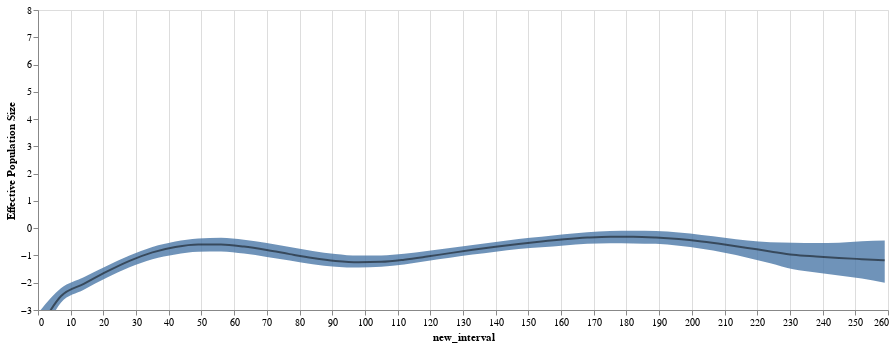

Notebook code cell kept with this figure:
### Code cell
#plot
range_ = ['#EEC060', '#2664A5', '#A76BB1', "#EEA160", "#356D4C"]
log_line_ne = alt.Chart(test).mark_area(interpolate='monotone', opacity = 0.8, clip = True).encode(
    alt.X('new_interval', ),
    alt.Y('upper_hpd_log_50_MA',axis=alt.Axis(title="Effective Population Size", grid=False), scale = alt.Scale(domain=[-3,8])),
    alt.Y2('lower_hpd_log_50_MA' ),
    
).properties(
    width=850,
    height=300
)
log_band_ne = alt.Chart(test).mark_line(interpolate='monotone', opacity = 0.5, clip = True, color = "black").encode(
    alt.X('new_interval', ),
    alt.Y('median_Ne_log_MA',axis=alt.Axis(title="Effective Population Size", grid=False)),#,scale=alt.Scale(domain=(0, 13))),

    
).properties(
    width=850,
    height=300
)

log_line_ne  + log_band_ne

### Figure 1 — Vega-Lite specification as saved in the notebook (floating-point values rounded to 4 significant figures)
{"config": {"view": {"continuousWidth": 400, "continuousHeight": 300}}, "layer": [{"mark": {"type": "area", "clip": true, "interpolate": "monotone", "opacity": 0.8}, "encoding": {"x": {"field": "new_interval", "type": "quantitative"}, "y": {"axis": {"grid": false, "title": "Effective Population Size"}, "field": "upper_hpd_log_50_MA", "scale": {"domain": [-3, 8]}, "type": "quantitative"}, "y2": {"field": "lower_hpd_log_50_MA"}}, "height": 300, "width": 850}, {"mark": {"type": "line", "clip": true, "color": "black", "interpolate": "monotone", "opacity": 0.5}, "encoding": {"x": {"field": "new_interval", "type": "quantitative"}, "y": {"axis": {"grid": false, "title": "Effective Population Size"}, "field": "median_Ne_log_MA", "type": "quantitative"}}, "height": 300, "width": 850}], "data": {"name": "data-da9da0bd3e3af3b3a84f6a3a97c9a08d"}, "$schema": "https://vega.github.io/schema/vega-lite/v4.17.0.json", "datasets": {"data-da9da0bd3e3af3b3a84f6a3a97c9a08d": [{"interval": "1", "mean_Ne_log": -1.131, "mean_Ne_linear": 0.8878, "median_Ne_log": -1.179, "median_Ne_linear": 0.3077, "upper_hpd_log_95": 1.382, "lower_hpd_log_95": -3.509, "upper_hpd_log_50": -0.456, "lower_hpd_log_50": -2.004, "upper_hpd_linear": 3.983, "lower_hpd_linear": 0.02993, "upper_hpd_linear_50": 0.6338, "lower_hpd_linear_50": 0.1348, "days": 7, "date": "2023-01-07T00:00:00", "new_interval": 259, "mean_Ne_log_MA": -1.131, "mean_Ne_linear_MA": 0.8878, "median_Ne_linear_MA": 0.3077, "median_Ne_log_MA": -1.179, "upper_hpd_log_50_MA": -0.456, "lower_hpd_log_50_MA": -2.004, "upper_hpd_linear_50_MA": 0.6338, "lower_hpd_linear_50_MA": 0.1348, "lower_hpd_linear_MA": 0.02993, "upper_hpd_linear_MA": 3.983}, {"interval": "2", "mean_Ne_log": -1.055, "mean_Ne_linear": 0.5726, "median_Ne_log": -1.091, "median_Ne_linear": 0.3358, "upper_hpd_log_95": 0.7618, "lower_hpd_log_95": -2.852, "upper_hpd_log_50": -0.5013, "lower_hpd_log_50": -1.682, "upper_hpd_linear": 2.142, "lower_hpd_linear": 0.05774, "upper_hpd_linear_50": 0.6057, "lower_hpd_linear_50": 0.186, "days": 14, "date": "2022-12-31T00:00:00", "new_interval": 252, "mean_Ne_log_MA": -1.093, "mean_Ne_linear_MA": 0.7302, "median_Ne_linear_MA": 0.3217, "median_Ne_log_MA": -1.135, "upper_hpd_log_50_MA": -0.4786, "lower_hpd_log_50_MA": -1.843, "upper_hpd_linear_50_MA": 0.6198, "lower_hpd_linear_50_MA": 0.1604, "lower_hpd_linear_MA": 0.04384, "upper_hpd_linear_MA": 3.062}, {"interval": "3", "mean_Ne_log": -0.9716, "mean_Ne_linear": 0.4898, "median_Ne_log": -0.998, "median_Ne_linear": 0.3686, "upper_hpd_log_95": 0.3855, "lower_hpd_log_95": -2.255, "upper_hpd_log_50": -0.6344, "lower_hpd_log_50": -1.516, "upper_hpd_linear": 1.47, "lower_hpd_linear": 0.1049, "upper_hpd_linear_50": 0.5303, "lower_hpd_linear_50": 0.2195, "days": 21, "date": "2022-12-24T00:00:00", "new_interval": 245, "mean_Ne_log_MA": -1.053, "mean_Ne_linear_MA": 0.65, "median_Ne_linear_MA": 0.3374, "median_Ne_log_MA": -1.089, "upper_hpd_log_50_MA": -0.5306, "lower_hpd_log_50_MA": -1.734, "upper_hpd_linear_50_MA": 0.5899, "lower_hpd_linear_50_MA": 0.1801, "lower_hpd_linear_MA": 0.06418, "upper_hpd_linear_MA": 2.532}, {"interval": "4", "mean_Ne_log": -0.8572, "mean_Ne_linear": 0.4923, "median_Ne_log": -0.8738, "median_Ne_linear": 0.4174, "upper_hpd_log_95": 0.1715, "lower_hpd_log_95": -1.884, "upper_hpd_log_50": -0.5978, "lower_hpd_log_50": -1.297, "upper_hpd_linear": 1.187, "lower_hpd_linear": 0.152, "upper_hpd_linear_50": 0.55, "lower_hpd_linear_50": 0.2734, "days": 28, "date": "2022-12-17T00:00:00", "new_interval": 238, "mean_Ne_log_MA": -1.004, "mean_Ne_linear_MA": 0.6106, "median_Ne_linear_MA": 0.3574, "median_Ne_log_MA": -1.035, "upper_hpd_log_50_MA": -0.5474, "lower_hpd_log_50_MA": -1.625, "upper_hpd_linear_50_MA": 0.58, "lower_hpd_linear_50_MA": 0.2034, "lower_hpd_linear_MA": 0.08612, "upper_hpd_linear_MA": 2.196}, {"interval": "5", "mean_Ne_log": -0.7067, "mean_Ne_linear": 0.5462, "median_Ne_log": -0.7219, "median_Ne_linear": 0.4858, "upper_hpd_log_95": 0.1959, "lower_hpd_log_95": -1.531, "upper_hpd_log_50": -0.4676, "lower_hpd_log_50": -1.044, "upper_hpd_linear": 1.216, "lower_hpd_linear": 0.2163, "upper_hpd_linear_50": 0.6265, "lower_hpd_linear_50": 0.352, "days": 35, "date": "2022-12-10T00:00:00", "new_interval": 231, "mean_Ne_log_MA": -0.9443, "mean_Ne_linear_MA": 0.5977, "median_Ne_linear_MA": 0.383, "median_Ne_log_MA": -0.9728, "upper_hpd_log_50_MA": -0.5314, "lower_hpd_log_50_MA": -1.509, "upper_hpd_linear_50_MA": 0.5893, "lower_hpd_linear_50_MA": 0.2331, "lower_hpd_linear_MA": 0.1122, "upper_hpd_linear_MA": 2.0}, {"interval": "6", "mean_Ne_log": -0.5517, "mean_Ne_linear": 0.6246, "median_Ne_log": -0.5709, "median_Ne_linear": 0.565, "upper_hpd_log_95": 0.2105, "lower_hpd_log_95": -1.328, "upper_hpd_log_50": -0.3762, "lower_hpd_log_50": -0.8931, "upper_hpd_linear": 1.234, "lower_hpd_linear": 0.2651, "upper_hpd_linear_50": 0.6864, "lower_hpd_linear_50": 0.4094, "days": 42, "date": "2022-12-03T00:00:00", "new_interval": 224, "mean_Ne_log_MA": -0.8284, "mean_Ne_linear_MA": 0.5451, "median_Ne_linear_MA": 0.4345, "median_Ne_log_MA": -0.8512, "upper_hpd_log_50_MA": -0.5155, "lower_hpd_log_50_MA": -1.286, "upper_hpd_linear_50_MA": 0.5998, "lower_hpd_linear_50_MA": 0.2881, "lower_hpd_linear_MA": 0.1592, "upper_hpd_linear_MA": 1.45}, {"interval": "7", "mean_Ne_log": -0.437, "mean_Ne_linear": 0.6941, "median_Ne_log": -0.452, "median_Ne_linear": 0.6363, "upper_hpd_log_95": 0.3364, "lower_hpd_log_95": -1.128, "upper_hpd_log_50": -0.1738, "lower_hpd_log_50": -0.664, "upper_hpd_linear": 1.4, "lower_hpd_linear": 0.3236, "upper_hpd_linear_50": 0.8404, "lower_hpd_linear_50": 0.5148, "days": 49, "date": "2022-11-26T00:00:00", "new_interval": 217, "mean_Ne_log_MA": -0.7048, "mean_Ne_linear_MA": 0.5694, "median_Ne_linear_MA": 0.4946, "median_Ne_log_MA": -0.7233, "upper_hpd_log_50_MA": -0.45, "lower_hpd_log_50_MA": -1.083, "upper_hpd_linear_50_MA": 0.6467, "lower_hpd_linear_50_MA": 0.3538, "lower_hpd_linear_MA": 0.2124, "upper_hpd_linear_MA": 1.302}, {"interval": "8", "mean_Ne_log": -0.36, "mean_Ne_linear": 0.7475, "median_Ne_log": -0.3685, "median_Ne_linear": 0.6918, "upper_hpd_log_95": 0.3989, "lower_hpd_log_95": -1.018, "upper_hpd_log_50": -0.1286, "lower_hpd_log_50": -0.6112, "upper_hpd_linear": 1.49, "lower_hpd_linear": 0.3614, "upper_hpd_linear_50": 0.8793, "lower_hpd_linear_50": 0.5427, "days": 56, "date": "2022-11-19T00:00:00", "new_interval": 210, "mean_Ne_log_MA": -0.5825, "mean_Ne_linear_MA": 0.621, "median_Ne_linear_MA": 0.5593, "median_Ne_log_MA": -0.5974, "upper_hpd_log_50_MA": -0.3488, "lower_hpd_log_50_MA": -0.9019, "upper_hpd_linear_50_MA": 0.7165, "lower_hpd_linear_50_MA": 0.4184, "lower_hpd_linear_MA": 0.2637, "upper_hpd_linear_MA": 1.306}, {"interval": "9", "mean_Ne_log": -0.3096, "mean_Ne_linear": 0.7858, "median_Ne_log": -0.3212, "median_Ne_linear": 0.7253, "upper_hpd_log_95": 0.4072, "lower_hpd_log_95": -1.03, "upper_hpd_log_50": -0.09988, "lower_hpd_log_50": -0.566, "upper_hpd_linear": 1.503, "lower_hpd_linear": 0.3569, "upper_hpd_linear_50": 0.9049, "lower_hpd_linear_50": 0.5678, "days": 63, "date": "2022-11-12T00:00:00", "new_interval": 203, "mean_Ne_log_MA": -0.473, "mean_Ne_linear_MA": 0.6797, "median_Ne_linear_MA": 0.6208, "median_Ne_log_MA": -0.4869, "upper_hpd_log_50_MA": -0.2492, "lower_hpd_log_50_MA": -0.7557, "upper_hpd_linear_50_MA": 0.7875, "lower_hpd_linear_50_MA": 0.4773, "lower_hpd_linear_MA": 0.3047, "upper_hpd_linear_MA": 1.369}, {"interval": "10", "mean_Ne_log": -0.2703, "mean_Ne_linear": 0.8171, "median_Ne_log": -0.2831, "median_Ne_linear": 0.7534, "upper_hpd_log_95": 0.4303, "lower_hpd_log_95": -0.9899, "upper_hpd_log_50": -0.03468, "lower_hpd_log_50": -0.4962, "upper_hpd_linear": 1.538, "lower_hpd_linear": 0.3716, "upper_hpd_linear_50": 0.9659, "lower_hpd_linear_50": 0.6089, "days": 70, "date": "2022-11-05T00:00:00", "new_interval": 196, "mean_Ne_log_MA": -0.3857, "mean_Ne_linear_MA": 0.7338, "median_Ne_linear_MA": 0.6744, "median_Ne_log_MA": -0.3991, "upper_hpd_log_50_MA": -0.1626, "lower_hpd_log_50_MA": -0.6461, "upper_hpd_linear_50_MA": 0.8554, "lower_hpd_linear_50_MA": 0.5287, "lower_hpd_linear_MA": 0.3357, "upper_hpd_linear_MA": 1.433}, {"interval": "11", "mean_Ne_log": -0.2522, "mean_Ne_linear": 0.8328, "median_Ne_log": -0.2788, "median_Ne_linear": 0.7567, "upper_hpd_log_95": 0.4727, "lower_hpd_log_95": -0.9609, "upper_hpd_log_50": -0.07513, "lower_hpd_log_50": -0.533, "upper_hpd_linear": 1.604, "lower_hpd_linear": 0.3826, "upper_hpd_linear_50": 0.9276, "lower_hpd_linear_50": 0.5869, "days": 77, "date": "2022-10-29T00:00:00", "new_interval": 189, "mean_Ne_log_MA": -0.3258, "mean_Ne_linear_MA": 0.7755, "median_Ne_linear_MA": 0.7127, "median_Ne_log_MA": -0.3407, "upper_hpd_log_50_MA": -0.1024, "lower_hpd_log_50_MA": -0.5741, "upper_hpd_linear_50_MA": 0.9036, "lower_hpd_linear_50_MA": 0.5642, "lower_hpd_linear_MA": 0.3592, "upper_hpd_linear_MA": 1.507}, {"interval": "12", "mean_Ne_log": -0.2778, "mean_Ne_linear": 0.8066, "median_Ne_log": -0.3002, "median_Ne_linear": 0.7407, "upper_hpd_log_95": 0.3758, "lower_hpd_log_95": -0.9962, "upper_hpd_log_50": -0.1446, "lower_hpd_log_50": -0.584, "upper_hpd_linear": 1.456, "lower_hpd_linear": 0.3693, "upper_hpd_linear_50": 0.8654, "lower_hpd_linear_50": 0.5576, "days": 84, "date": "2022-10-22T00:00:00", "new_interval": 182, "mean_Ne_log_MA": -0.294, "mean_Ne_linear_MA": 0.798, "median_Ne_linear_MA": 0.7336, "median_Ne_log_MA": -0.3103, "upper_hpd_log_50_MA": -0.09658, "lower_hpd_log_50_MA": -0.5581, "upper_hpd_linear_50_MA": 0.9086, "lower_hpd_linear_50_MA": 0.5728, "lower_hpd_linear_MA": 0.3684, "upper_hpd_linear_MA": 1.518}, {"interval": "13", "mean_Ne_log": -0.3659, "mean_Ne_linear": 0.7308, "median_Ne_log": -0.3712, "median_Ne_linear": 0.6899, "upper_hpd_log_95": 0.2676, "lower_hpd_log_95": -1.006, "upper_hpd_log_50": -0.1565, "lower_hpd_log_50": -0.5681, "upper_hpd_linear": 1.307, "lower_hpd_linear": 0.3656, "upper_hpd_linear_50": 0.8552, "lower_hpd_linear_50": 0.5666, "days": 91, "date": "2022-10-15T00:00:00", "new_interval": 175, "mean_Ne_log_MA": -0.2951, "mean_Ne_linear_MA": 0.7946, "median_Ne_linear_MA": 0.7332, "median_Ne_log_MA": -0.3109, "upper_hpd_log_50_MA": -0.1022, "lower_hpd_log_50_MA": -0.5495, "upper_hpd_linear_50_MA": 0.9038, "lower_hpd_linear_50_MA": 0.5776, "lower_hpd_linear_MA": 0.3692, "upper_hpd_linear_MA": 1.482}, {"interval": "14", "mean_Ne_log": -0.485, "mean_Ne_linear": 0.6425, "median_Ne_log": -0.4941, "median_Ne_linear": 0.6101, "upper_hpd_log_95": 0.1035, "lower_hpd_log_95": -1.033, "upper_hpd_log_50": -0.3135, "lower_hpd_log_50": -0.6922, "upper_hpd_linear": 1.109, "lower_hpd_linear": 0.356, "upper_hpd_linear_50": 0.7309, "lower_hpd_linear_50": 0.5005, "days": 98, "date": "2022-10-08T00:00:00", "new_interval": 168, "mean_Ne_log_MA": -0.3302, "mean_Ne_linear_MA": 0.766, "median_Ne_linear_MA": 0.7102, "median_Ne_log_MA": -0.3455, "upper_hpd_log_50_MA": -0.1449, "lower_hpd_log_50_MA": -0.5747, "upper_hpd_linear_50_MA": 0.869, "lower_hpd_linear_50_MA": 0.5641, "lower_hpd_linear_MA": 0.369, "upper_hpd_linear_MA": 1.403}, {"interval": "15", "mean_Ne_log": -0.5897, "mean_Ne_linear": 0.5755, "median_Ne_log": -0.5927, "median_Ne_linear": 0.5528, "upper_hpd_log_95": -0.08984, "lower_hpd_log_95": -1.163, "upper_hpd_log_50": -0.4235, "lower_hpd_log_50": -0.7914, "upper_hpd_linear": 0.9141, "lower_hpd_linear": 0.3126, "upper_hpd_linear_50": 0.6547, "lower_hpd_linear_50": 0.4532, "days": 105, "date": "2022-10-01T00:00:00", "new_interval": 161, "mean_Ne_log_MA": -0.3941, "mean_Ne_linear_MA": 0.7176, "median_Ne_linear_MA": 0.67, "median_Ne_log_MA": -0.4074, "upper_hpd_log_50_MA": -0.2226, "lower_hpd_log_50_MA": -0.6337, "upper_hpd_linear_50_MA": 0.8068, "lower_hpd_linear_50_MA": 0.533, "lower_hpd_linear_MA": 0.3572, "upper_hpd_linear_MA": 1.278}, {"interval": "16", "mean_Ne_log": -0.6691, "mean_Ne_linear": 0.5302, "median_Ne_log": -0.677, "median_Ne_linear": 0.5082, "upper_hpd_log_95": -0.1458, "lower_hpd_log_95": -1.164, "upper_hpd_log_50": -0.513, "lower_hpd_log_50": -0.8682, "upper_hpd_linear": 0.8643, "lower_hpd_linear": 0.3123, "upper_hpd_linear_50": 0.5987, "lower_hpd_linear_50": 0.4197, "days": 112, "date": "2022-09-24T00:00:00", "new_interval": 154, "mean_Ne_log_MA": -0.4775, "mean_Ne_linear_MA": 0.6571, "median_Ne_linear_MA": 0.6203, "median_Ne_log_MA": -0.487, "upper_hpd_log_50_MA": -0.3102, "lower_hpd_log_50_MA": -0.7008, "upper_hpd_linear_50_MA": 0.741, "lower_hpd_linear_50_MA": 0.4995, "lower_hpd_linear_MA": 0.3432, "upper_hpd_linear_MA": 1.13}, {"interval": "17", "mean_Ne_log": -0.7594, "mean_Ne_linear": 0.4842, "median_Ne_log": -0.7629, "median_Ne_linear": 0.4663, "upper_hpd_log_95": -0.2386, "lower_hpd_log_95": -1.249, "upper_hpd_log_50": -0.5645, "lower_hpd_log_50": -0.9121, "upper_hpd_linear": 0.7877, "lower_hpd_linear": 0.2869, "upper_hpd_linear_50": 0.5686, "lower_hpd_linear_50": 0.4017, "days": 119, "date": "2022-09-17T00:00:00", "new_interval": 147, "mean_Ne_log_MA": -0.5738, "mean_Ne_linear_MA": 0.5926, "median_Ne_linear_MA": 0.5655, "median_Ne_log_MA": -0.5796, "upper_hpd_log_50_MA": -0.3942, "lower_hpd_log_50_MA": -0.7664, "upper_hpd_linear_50_MA": 0.6816, "lower_hpd_linear_50_MA": 0.4683, "lower_hpd_linear_MA": 0.3267, "upper_hpd_linear_MA": 0.9964}, {"interval": "18", "mean_Ne_log": -0.8855, "mean_Ne_linear": 0.4273, "median_Ne_log": -0.8891, "median_Ne_linear": 0.411, "upper_hpd_log_95": -0.3859, "lower_hpd_log_95": -1.425, "upper_hpd_log_50": -0.7108, "lower_hpd_log_50": -1.054, "upper_hpd_linear": 0.6799, "lower_hpd_linear": 0.2406, "upper_hpd_linear_50": 0.4912, "lower_hpd_linear_50": 0.3486, "days": 126, "date": "2022-09-10T00:00:00", "new_interval": 140, "mean_Ne_log_MA": -0.6778, "mean_Ne_linear_MA": 0.5319, "median_Ne_linear_MA": 0.5097, "median_Ne_log_MA": -0.6832, "upper_hpd_log_50_MA": -0.5051, "lower_hpd_log_50_MA": -0.8636, "upper_hpd_linear_50_MA": 0.6088, "lower_hpd_linear_50_MA": 0.4247, "lower_hpd_linear_MA": 0.3017, "upper_hpd_linear_MA": 0.871}, {"interval": "19", "mean_Ne_log": -1.049, "mean_Ne_linear": 0.3629, "median_Ne_log": -1.045, "median_Ne_linear": 0.3516, "upper_hpd_log_95": -0.5658, "lower_hpd_log_95": -1.594, "upper_hpd_log_50": -0.8492, "lower_hpd_log_50": -1.21, "upper_hpd_linear": 0.5679, "lower_hpd_linear": 0.2032, "upper_hpd_linear_50": 0.4278, "lower_hpd_linear_50": 0.2981, "days": 133, "date": "2022-09-03T00:00:00", "new_interval": 133, "mean_Ne_log_MA": -0.7906, "mean_Ne_linear_MA": 0.476, "median_Ne_linear_MA": 0.458, "median_Ne_log_MA": -0.7934, "upper_hpd_log_50_MA": -0.6122, "lower_hpd_log_50_MA": -0.9672, "upper_hpd_linear_50_MA": 0.5482, "lower_hpd_linear_50_MA": 0.3842, "lower_hpd_linear_MA": 0.2711, "upper_hpd_linear_MA": 0.7628}, {"interval": "20", "mean_Ne_log": -1.204, "mean_Ne_linear": 0.3117, "median_Ne_log": -1.199, "median_Ne_linear": 0.3015, "upper_hpd_log_95": -0.6729, "lower_hpd_log_95": -1.748, "upper_hpd_log_50": -1.014, "lower_hpd_log_50": -1.39, "upper_hpd_linear": 0.5102, "lower_hpd_linear": 0.1741, "upper_hpd_linear_50": 0.3627, "lower_hpd_linear_50": 0.249, "days": 140, "date": "2022-08-27T00:00:00", "new_interval": 126, "mean_Ne_log_MA": -0.9134, "mean_Ne_linear_MA": 0.4233, "median_Ne_linear_MA": 0.4077, "median_Ne_log_MA": -0.9146, "upper_hpd_log_50_MA": -0.7303, "lower_hpd_log_50_MA": -1.087, "upper_hpd_linear_50_MA": 0.4898, "lower_hpd_linear_50_MA": 0.3434, "lower_hpd_linear_MA": 0.2434, "upper_hpd_linear_MA": 0.682}, {"interval": "21", "mean_Ne_log": -1.311, "mean_Ne_linear": 0.2825, "median_Ne_log": -1.307, "median_Ne_linear": 0.2706, "upper_hpd_log_95": -0.7243, "lower_hpd_log_95": -1.905, "upper_hpd_log_50": -1.036, "lower_hpd_log_50": -1.453, "upper_hpd_linear": 0.4847, "lower_hpd_linear": 0.1489, "upper_hpd_linear_50": 0.3547, "lower_hpd_linear_50": 0.2338, "days": 147, "date": "2022-08-20T00:00:00", "new_interval": 119, "mean_Ne_log_MA": -1.042, "mean_Ne_linear_MA": 0.3737, "median_Ne_linear_MA": 0.3602, "median_Ne_log_MA": -1.041, "upper_hpd_log_50_MA": -0.835, "lower_hpd_log_50_MA": -1.204, "upper_hpd_linear_50_MA": 0.441, "lower_hpd_linear_50_MA": 0.3062, "lower_hpd_linear_MA": 0.2107, "upper_hpd_linear_MA": 0.6061}, {"interval": "22", "mean_Ne_log": -1.344, "mean_Ne_linear": 0.2759, "median_Ne_log": -1.337, "median_Ne_linear": 0.2625, "upper_hpd_log_95": -0.6755, "lower_hpd_log_95": -1.993, "upper_hpd_log_50": -1.092, "lower_hpd_log_50": -1.536, "upper_hpd_linear": 0.5089, "lower_hpd_linear": 0.1363, "upper_hpd_linear_50": 0.3356, "lower_hpd_linear_50": 0.2153, "days": 154, "date": "2022-08-13T00:00:00", "new_interval": 112, "mean_Ne_log_MA": -1.159, "mean_Ne_linear_MA": 0.332, "median_Ne_linear_MA": 0.3194, "median_Ne_log_MA": -1.156, "upper_hpd_log_50_MA": -0.9405, "lower_hpd_log_50_MA": -1.329, "upper_hpd_linear_50_MA": 0.3944, "lower_hpd_linear_50_MA": 0.2689, "lower_hpd_linear_MA": 0.1806, "upper_hpd_linear_MA": 0.5503}, {"interval": "23", "mean_Ne_log": -1.285, "mean_Ne_linear": 0.2948, "median_Ne_log": -1.283, "median_Ne_linear": 0.2773, "upper_hpd_log_95": -0.5849, "lower_hpd_log_95": -1.991, "upper_hpd_log_50": -1.01, "lower_hpd_log_50": -1.483, "upper_hpd_linear": 0.5572, "lower_hpd_linear": 0.1366, "upper_hpd_linear_50": 0.3641, "lower_hpd_linear_50": 0.2269, "days": 161, "date": "2022-08-06T00:00:00", "new_interval": 105, "mean_Ne_log_MA": -1.239, "mean_Ne_linear_MA": 0.3055, "median_Ne_linear_MA": 0.2927, "median_Ne_log_MA": -1.234, "upper_hpd_log_50_MA": -1.0, "lower_hpd_log_50_MA": -1.415, "upper_hpd_linear_50_MA": 0.369, "lower_hpd_linear_50_MA": 0.2446, "lower_hpd_linear_MA": 0.1598, "upper_hpd_linear_MA": 0.5258}, {"interval": "24", "mean_Ne_log": -1.13, "mean_Ne_linear": 0.3462, "median_Ne_log": -1.127, "median_Ne_linear": 0.324, "upper_hpd_log_95": -0.4848, "lower_hpd_log_95": -1.93, "upper_hpd_log_50": -0.8727, "lower_hpd_log_50": -1.366, "upper_hpd_linear": 0.6158, "lower_hpd_linear": 0.1451, "upper_hpd_linear_50": 0.4178, "lower_hpd_linear_50": 0.2552, "days": 168, "date": "2022-07-30T00:00:00", "new_interval": 98, "mean_Ne_log_MA": -1.255, "mean_Ne_linear_MA": 0.3022, "median_Ne_linear_MA": 0.2872, "median_Ne_log_MA": -1.251, "upper_hpd_log_50_MA": -1.005, "lower_hpd_log_50_MA": -1.446, "upper_hpd_linear_50_MA": 0.367, "lower_hpd_linear_50_MA": 0.236, "lower_hpd_linear_MA": 0.1482, "upper_hpd_linear_MA": 0.5354}, {"interval": "25", "mean_Ne_log": -0.9464, "mean_Ne_linear": 0.4187, "median_Ne_log": -0.9425, "median_Ne_linear": 0.3897, "upper_hpd_log_95": -0.236, "lower_hpd_log_95": -1.744, "upper_hpd_log_50": -0.7091, "lower_hpd_log_50": -1.219, "upper_hpd_linear": 0.7898, "lower_hpd_linear": 0.1748, "upper_hpd_linear_50": 0.4921, "lower_hpd_linear_50": 0.2955, "days": 175, "date": "2022-07-23T00:00:00", "new_interval": 91, "mean_Ne_log_MA": -1.203, "mean_Ne_linear_MA": 0.3236, "median_Ne_linear_MA": 0.3048, "median_Ne_log_MA": -1.199, "upper_hpd_log_50_MA": -0.9441, "lower_hpd_log_50_MA": -1.411, "upper_hpd_linear_50_MA": 0.3929, "lower_hpd_linear_50_MA": 0.2453, "lower_hpd_linear_MA": 0.1483, "upper_hpd_linear_MA": 0.5913}, {"interval": "26", "mean_Ne_log": -0.771, "mean_Ne_linear": 0.5001, "median_Ne_log": -0.7723, "median_Ne_linear": 0.462, "upper_hpd_log_95": 0.003149, "lower_hpd_log_95": -1.503, "upper_hpd_log_50": -0.4792, "lower_hpd_log_50": -0.9916, "upper_hpd_linear": 1.003, "lower_hpd_linear": 0.2225, "upper_hpd_linear_50": 0.6193, "lower_hpd_linear_50": 0.371, "days": 182, "date": "2022-07-16T00:00:00", "new_interval": 84, "mean_Ne_log_MA": -1.095, "mean_Ne_linear_MA": 0.3671, "median_Ne_linear_MA": 0.3431, "median_Ne_log_MA": -1.092, "upper_hpd_log_50_MA": -0.8326, "lower_hpd_log_50_MA": -1.319, "upper_hpd_linear_50_MA": 0.4458, "lower_hpd_linear_50_MA": 0.2728, "lower_hpd_linear_MA": 0.1631, "upper_hpd_linear_MA": 0.695}, {"interval": "27", "mean_Ne_log": -0.6211, "mean_Ne_linear": 0.5806, "median_Ne_log": -0.6331, "median_Ne_linear": 0.5309, "upper_hpd_log_95": 0.1062, "lower_hpd_log_95": -1.392, "upper_hpd_log_50": -0.3697, "lower_hpd_log_50": -0.8707, "upper_hpd_linear": 1.112, "lower_hpd_linear": 0.2485, "upper_hpd_linear_50": 0.6909, "lower_hpd_linear_50": 0.4187, "days": 189, "date": "2022-07-09T00:00:00", "new_interval": 77, "mean_Ne_log_MA": -0.9506, "mean_Ne_linear_MA": 0.4281, "median_Ne_linear_MA": 0.3968, "median_Ne_log_MA": -0.9515, "upper_hpd_log_50_MA": -0.6882, "lower_hpd_log_50_MA": -1.186, "upper_hpd_linear_50_MA": 0.5168, "lower_hpd_linear_50_MA": 0.3134, "lower_hpd_linear_MA": 0.1855, "upper_hpd_linear_MA": 0.8156}, {"interval": "28", "mean_Ne_log": -0.5088, "mean_Ne_linear": 0.6486, "median_Ne_log": -0.5291, "median_Ne_linear": 0.5892, "upper_hpd_log_95": 0.2373, "lower_hpd_log_95": -1.238, "upper_hpd_log_50": -0.3064, "lower_hpd_log_50": -0.8185, "upper_hpd_linear": 1.268, "lower_hpd_linear": 0.29, "upper_hpd_linear_50": 0.7361, "lower_hpd_linear_50": 0.4411, "days": 196, "date": "2022-07-02T00:00:00", "new_interval": 70, "mean_Ne_log_MA": -0.7954, "mean_Ne_linear_MA": 0.4988, "median_Ne_linear_MA": 0.4591, "median_Ne_log_MA": -0.8008, "upper_hpd_log_50_MA": -0.5474, "lower_hpd_log_50_MA": -1.053, "upper_hpd_linear_50_MA": 0.5912, "lower_hpd_linear_50_MA": 0.3563, "lower_hpd_linear_MA": 0.2162, "upper_hpd_linear_MA": 0.9577}, {"interval": "29", "mean_Ne_log": -0.4738, "mean_Ne_linear": 0.6721, "median_Ne_log": -0.4982, "median_Ne_linear": 0.6076, "upper_hpd_log_95": 0.3113, "lower_hpd_log_95": -1.169, "upper_hpd_log_50": -0.2679, "lower_hpd_log_50": -0.7635, "upper_hpd_linear": 1.365, "lower_hpd_linear": 0.3107, "upper_hpd_linear_50": 0.765, "lower_hpd_linear_50": 0.466, "days": 203, "date": "2022-06-25T00:00:00", "new_interval": 63, "mean_Ne_log_MA": -0.6642, "mean_Ne_linear_MA": 0.564, "median_Ne_linear_MA": 0.5159, "median_Ne_log_MA": -0.675, "upper_hpd_log_50_MA": -0.4264, "lower_hpd_log_50_MA": -0.9327, "upper_hpd_linear_50_MA": 0.6607, "lower_hpd_linear_50_MA": 0.3984, "lower_hpd_linear_MA": 0.2493, "upper_hpd_linear_MA": 1.108}, {"interval": "30", "mean_Ne_log": -0.5389, "mean_Ne_linear": 0.6282, "median_Ne_log": -0.5659, "median_Ne_linear": 0.5679, "upper_hpd_log_95": 0.1735, "lower_hpd_log_95": -1.256, "upper_hpd_log_50": -0.3386, "lower_hpd_log_50": -0.829, "upper_hpd_linear": 1.189, "lower_hpd_linear": 0.2847, "upper_hpd_linear_50": 0.7128, "lower_hpd_linear_50": 0.4365, "days": 210, "date": "2022-06-18T00:00:00", "new_interval": 56, "mean_Ne_log_MA": -0.5827, "mean_Ne_linear_MA": 0.6059, "median_Ne_linear_MA": 0.5515, "median_Ne_log_MA": -0.5997, "upper_hpd_log_50_MA": -0.3523, "lower_hpd_log_50_MA": -0.8547, "upper_hpd_linear_50_MA": 0.7048, "lower_hpd_linear_50_MA": 0.4267, "lower_hpd_linear_MA": 0.2713, "upper_hpd_linear_MA": 1.188}, {"interval": "31", "mean_Ne_log": -0.7408, "mean_Ne_linear": 0.5088, "median_Ne_log": -0.7612, "median_Ne_linear": 0.4671, "upper_hpd_log_95": -0.08401, "lower_hpd_log_95": -1.428, "upper_hpd_log_50": -0.5992, "lower_hpd_log_50": -1.053, "upper_hpd_linear": 0.9194, "lower_hpd_linear": 0.2397, "upper_hpd_linear_50": 0.5493, "lower_hpd_linear_50": 0.3488, "days": 217, "date": "2022-06-11T00:00:00", "new_interval": 49, "mean_Ne_log_MA": -0.5766, "mean_Ne_linear_MA": 0.6077, "median_Ne_linear_MA": 0.5525, "median_Ne_log_MA": -0.5975, "upper_hpd_log_50_MA": -0.3763, "lower_hpd_log_50_MA": -0.867, "upper_hpd_linear_50_MA": 0.6908, "lower_hpd_linear_50_MA": 0.4222, "lower_hpd_linear_MA": 0.2747, "upper_hpd_linear_MA": 1.171}, {"interval": "32", "mean_Ne_log": -1.078, "mean_Ne_linear": 0.3584, "median_Ne_log": -1.09, "median_Ne_linear": 0.3361, "upper_hpd_log_95": -0.4854, "lower_hpd_log_95": -1.701, "upper_hpd_log_50": -0.9301, "lower_hpd_log_50": -1.354, "upper_hpd_linear": 0.6154, "lower_hpd_linear": 0.1825, "upper_hpd_linear_50": 0.3945, "lower_hpd_linear_50": 0.2582, "days": 224, "date": "2022-06-04T00:00:00", "new_interval": 42, "mean_Ne_log_MA": -0.668, "mean_Ne_linear_MA": 0.5632, "median_Ne_linear_MA": 0.5136, "median_Ne_log_MA": -0.6889, "upper_hpd_log_50_MA": -0.4884, "lower_hpd_log_50_MA": -0.9637, "upper_hpd_linear_50_MA": 0.6315, "lower_hpd_linear_50_MA": 0.3901, "lower_hpd_linear_MA": 0.2615, "upper_hpd_linear_MA": 1.071}, {"interval": "33", "mean_Ne_log": -1.523, "mean_Ne_linear": 0.2272, "median_Ne_log": -1.524, "median_Ne_linear": 0.2178, "upper_hpd_log_95": -0.9664, "lower_hpd_log_95": -2.08, "upper_hpd_log_50": -1.31, "lower_hpd_log_50": -1.688, "upper_hpd_linear": 0.3804, "lower_hpd_linear": 0.1249, "upper_hpd_linear_50": 0.2699, "lower_hpd_linear_50": 0.1849, "days": 231, "date": "2022-05-28T00:00:00", "new_interval": 35, "mean_Ne_log_MA": -0.8708, "mean_Ne_linear_MA": 0.4789, "median_Ne_linear_MA": 0.4393, "median_Ne_log_MA": -0.8879, "upper_hpd_log_50_MA": -0.6891, "lower_hpd_log_50_MA": -1.138, "upper_hpd_linear_50_MA": 0.5383, "lower_hpd_linear_50_MA": 0.3389, "lower_hpd_linear_MA": 0.2285, "upper_hpd_linear_MA": 0.894}, {"interval": "34", "mean_Ne_log": -2.045, "mean_Ne_linear": 0.1354, "median_Ne_log": -2.042, "median_Ne_linear": 0.1298, "upper_hpd_log_95": -1.474, "lower_hpd_log_95": -2.651, "upper_hpd_log_50": -1.844, "lower_hpd_log_50": -2.232, "upper_hpd_linear": 0.2289, "lower_hpd_linear": 0.07056, "upper_hpd_linear_50": 0.1582, "lower_hpd_linear_50": 0.1073, "days": 238, "date": "2022-05-21T00:00:00", "new_interval": 28, "mean_Ne_log_MA": -1.185, "mean_Ne_linear_MA": 0.3716, "median_Ne_linear_MA": 0.3437, "median_Ne_log_MA": -1.197, "upper_hpd_log_50_MA": -1.004, "lower_hpd_log_50_MA": -1.431, "upper_hpd_linear_50_MA": 0.4169, "lower_hpd_linear_50_MA": 0.2671, "lower_hpd_linear_MA": 0.1805, "upper_hpd_linear_MA": 0.6667}, {"interval": "35", "mean_Ne_log": -2.564, "mean_Ne_linear": 0.08271, "median_Ne_log": -2.557, "median_Ne_linear": 0.07756, "upper_hpd_log_95": -1.847, "lower_hpd_log_95": -3.319, "upper_hpd_log_50": -2.272, "lower_hpd_log_50": -2.774, "upper_hpd_linear": 0.1576, "lower_hpd_linear": 0.03618, "upper_hpd_linear_50": 0.1031, "lower_hpd_linear_50": 0.0624, "days": 245, "date": "2022-05-14T00:00:00", "new_interval": 21, "mean_Ne_log_MA": -1.59, "mean_Ne_linear_MA": 0.2625, "median_Ne_linear_MA": 0.2457, "median_Ne_log_MA": -1.595, "upper_hpd_log_50_MA": -1.391, "lower_hpd_log_50_MA": -1.82, "upper_hpd_linear_50_MA": 0.295, "lower_hpd_linear_50_MA": 0.1923, "lower_hpd_linear_MA": 0.1308, "upper_hpd_linear_MA": 0.4604}, {"interval": "36", "mean_Ne_log": -3.022, "mean_Ne_linear": 0.05445, "median_Ne_log": -3.007, "median_Ne_linear": 0.04943, "upper_hpd_log_95": -2.073, "lower_hpd_log_95": -3.941, "upper_hpd_log_50": -2.633, "lower_hpd_log_50": -3.257, "upper_hpd_linear": 0.1258, "lower_hpd_linear": 0.01943, "upper_hpd_linear_50": 0.07186, "lower_hpd_linear_50": 0.0385, "days": 252, "date": "2022-05-07T00:00:00", "new_interval": 14, "mean_Ne_log_MA": -2.046, "mean_Ne_linear_MA": 0.1716, "median_Ne_linear_MA": 0.1621, "median_Ne_log_MA": -2.044, "upper_hpd_log_50_MA": -1.798, "lower_hpd_log_50_MA": -2.261, "upper_hpd_linear_50_MA": 0.1995, "lower_hpd_linear_50_MA": 0.1302, "lower_hpd_linear_MA": 0.08672, "upper_hpd_linear_MA": 0.3016}, {"interval": "37", "mean_Ne_log": -3.39, "mean_Ne_linear": 0.03965, "median_Ne_log": -3.359, "median_Ne_linear": 0.03478, "upper_hpd_log_95": -2.244, "lower_hpd_log_95": -4.547, "upper_hpd_log_50": -2.962, "lower_hpd_log_50": -3.72, "upper_hpd_linear": 0.106, "lower_hpd_linear": 0.0106, "upper_hpd_linear_50": 0.05171, "lower_hpd_linear_50": 0.02422, "days": 259, "date": "2022-04-30T00:00:00", "new_interval": 7, "mean_Ne_log_MA": -2.509, "mean_Ne_linear_MA": 0.1079, "median_Ne_linear_MA": 0.1019, "median_Ne_log_MA": -2.498, "upper_hpd_log_50_MA": -2.204, "lower_hpd_log_50_MA": -2.734, "upper_hpd_linear_50_MA": 0.1309, "lower_hpd_linear_50_MA": 0.08346, "lower_hpd_linear_MA": 0.05233, "upper_hpd_linear_MA": 0.1998}, {"interval": "38", "mean_Ne_log": -7.933, "mean_Ne_linear": 1.365, "median_Ne_log": -7.981, "median_Ne_linear": 0.000342, "upper_hpd_log_95": -0.3154, "lower_hpd_log_95": -15.38, "upper_hpd_log_50": -5.892, "lower_hpd_log_50": -10.8, "upper_hpd_linear": 0.7295, "lower_hpd_linear": 2.088e-07, "upper_hpd_linear_50": 0.002762, "lower_hpd_linear_50": 2.036e-05, "days": 266, "date": "2022-04-23T00:00:00", "new_interval": 0, "mean_Ne_log_MA": -3.791, "mean_Ne_linear_MA": 0.3353, "median_Ne_linear_MA": 0.05838, "median_Ne_log_MA": -3.789, "upper_hpd_log_50_MA": -3.121, "lower_hpd_log_50_MA": -4.557, "upper_hpd_linear_50_MA": 0.07753, "lower_hpd_linear_50_MA": 0.04649, "lower_hpd_linear_MA": 0.02735, "upper_hpd_linear_MA": 0.2696}]}}
